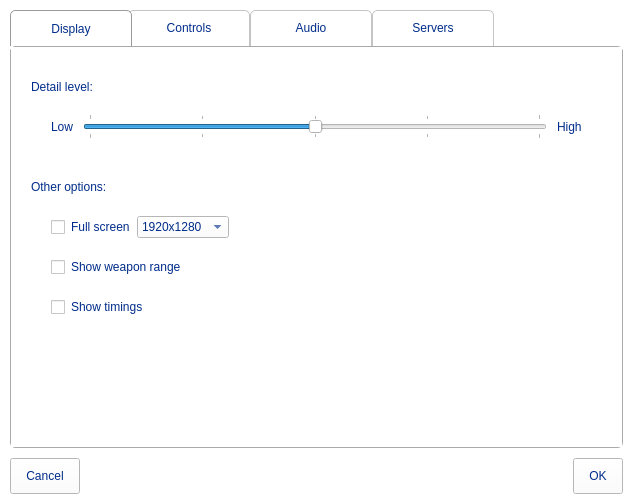
<?xml version="1.0" encoding="UTF-8"?>
<ui version="4.0">
 <class>settings_form</class>
 <widget class="QWidget" name="settings_form">
  <property name="geometry">
   <rect>
    <x>0</x>
    <y>0</y>
    <width>633</width>
    <height>504</height>
   </rect>
  </property>
  <property name="windowTitle">
   <string>Trosnoth :: Settings</string>
  </property>
  <property name="styleSheet">
   <string notr="true">* {
    background-color: white;
    color: #002c8a;
    font: 16pt &quot;Junction&quot;;
}

QPushButton {
    padding: 10px 15px;
	color: #002c8a;
	font: 18pt &quot;Junction&quot;;
}

QTabWidget QPushButton {
    font-size: 16pt;
}

QCheckBox {
    margin-left: 20px;
    min-height: 40px;
}

QLabel {
    padding: 0;
    min-height: 40px;
}

 QTabWidget::pane {
    border: 1px solid #aaa;
    border-radius: 5px;
  }

QTabBar::tab {
    color: #002c8a;
	 font: 18pt &quot;Junction&quot;;
      border: 1px solid #C4C4C3;
      border-bottom-color: white;
      border-top-left-radius: 5px;
      border-top-right-radius: 5px;
      min-width: 100px;
      min-height: 2ex;
      padding: 10px;
      background: qlineargradient(x1: 0, y1: 0, x2: 0, y2: 1,
                                  stop: 0 #fafafa, stop: 0.4 #f4f4f4,
                                  stop: 0.5 #e7e7e7, stop: 1.0 #fafafa);

  }

  QTabBar::tab:selected, QTabBar::tab:hover {
    background: solid white;
  }

  QTabBar::tab:selected {
      border-color: #9B9B9B;
      border-bottom-color: white;
      border-bottom-width: 0px;
  }

  QTabBar::tab:selected {
      margin-left: -4px;
      margin-right: -4px;
  }

  QTabBar::tab:first:selected {
      margin-left: 0;
  }

  QTabBar::tab:last:selected {
      margin-right: 0;
  }

 QHeaderView::section {
      margin: 10px 15px;
  }

#controls_button_frame {
    border-top: 1px solid #eee;
}

QTableWidget::item {
    padding: 2px 15px; 
    border: 0px;
}</string>
  </property>
  <layout class="QVBoxLayout" name="verticalLayout">
   <property name="spacing">
    <number>10</number>
   </property>
   <property name="leftMargin">
    <number>10</number>
   </property>
   <property name="topMargin">
    <number>10</number>
   </property>
   <property name="rightMargin">
    <number>10</number>
   </property>
   <property name="bottomMargin">
    <number>10</number>
   </property>
   <item>
    <widget class="QTabWidget" name="tabWidget">
     <property name="currentIndex">
      <number>0</number>
     </property>
     <property name="usesScrollButtons">
      <bool>true</bool>
     </property>
     <property name="documentMode">
      <bool>false</bool>
     </property>
     <property name="tabsClosable">
      <bool>false</bool>
     </property>
     <widget class="QWidget" name="display_tab">
      <attribute name="title">
       <string>Display</string>
      </attribute>
      <layout class="QVBoxLayout">
       <property name="spacing">
        <number>0</number>
       </property>
       <property name="leftMargin">
        <number>20</number>
       </property>
       <property name="topMargin">
        <number>20</number>
       </property>
       <property name="rightMargin">
        <number>20</number>
       </property>
       <property name="bottomMargin">
        <number>20</number>
       </property>
       <item>
        <widget class="QLabel" name="label">
         <property name="text">
          <string>Detail level:</string>
         </property>
        </widget>
       </item>
       <item>
        <widget class="QWidget" name="widget_2" native="true">
         <layout class="QHBoxLayout" name="horizontalLayout_2">
          <property name="spacing">
           <number>10</number>
          </property>
          <property name="leftMargin">
           <number>20</number>
          </property>
          <property name="topMargin">
           <number>0</number>
          </property>
          <property name="rightMargin">
           <number>20</number>
          </property>
          <property name="bottomMargin">
           <number>0</number>
          </property>
          <item>
           <widget class="QLabel" name="label_2">
            <property name="text">
             <string>Low</string>
            </property>
           </widget>
          </item>
          <item>
           <widget class="QSlider" name="detail_slider">
            <property name="maximum">
             <number>4</number>
            </property>
            <property name="pageStep">
             <number>1</number>
            </property>
            <property name="value">
             <number>2</number>
            </property>
            <property name="orientation">
             <enum>Qt::Horizontal</enum>
            </property>
            <property name="invertedAppearance">
             <bool>false</bool>
            </property>
            <property name="invertedControls">
             <bool>false</bool>
            </property>
            <property name="tickPosition">
             <enum>QSlider::TicksBothSides</enum>
            </property>
           </widget>
          </item>
          <item>
           <widget class="QLabel" name="label_3">
            <property name="text">
             <string>High</string>
            </property>
           </widget>
          </item>
         </layout>
        </widget>
       </item>
       <item>
        <widget class="QWidget" name="widget_4" native="true">
         <property name="minimumSize">
          <size>
           <width>0</width>
           <height>20</height>
          </size>
         </property>
        </widget>
       </item>
       <item>
        <widget class="QLabel" name="label_4">
         <property name="text">
          <string>Other options:</string>
         </property>
        </widget>
       </item>
       <item>
        <widget class="QWidget" name="widget_3" native="true">
         <layout class="QHBoxLayout" name="horizontalLayout_3">
          <property name="sizeConstraint">
           <enum>QLayout::SetDefaultConstraint</enum>
          </property>
          <property name="leftMargin">
           <number>0</number>
          </property>
          <property name="topMargin">
           <number>0</number>
          </property>
          <property name="rightMargin">
           <number>0</number>
          </property>
          <property name="bottomMargin">
           <number>0</number>
          </property>
          <item>
           <widget class="QCheckBox" name="fullscreen_checkbox">
            <property name="text">
             <string>Full screen</string>
            </property>
           </widget>
          </item>
          <item>
           <widget class="QComboBox" name="resolution_combobox">
            <property name="currentIndex">
             <number>2</number>
            </property>
            <property name="sizeAdjustPolicy">
             <enum>QComboBox::AdjustToContents</enum>
            </property>
            <item>
             <property name="text">
              <string>—</string>
             </property>
            </item>
            <item>
             <property name="text">
              <string>1024x768</string>
             </property>
            </item>
            <item>
             <property name="text">
              <string>1920x1280</string>
             </property>
            </item>
           </widget>
          </item>
          <item>
           <spacer name="horizontalSpacer_2">
            <property name="orientation">
             <enum>Qt::Horizontal</enum>
            </property>
            <property name="sizeHint" stdset="0">
             <size>
              <width>40</width>
              <height>20</height>
             </size>
            </property>
           </spacer>
          </item>
         </layout>
        </widget>
       </item>
       <item>
        <widget class="QCheckBox" name="show_range_checkbox">
         <property name="text">
          <string>Show weapon range</string>
         </property>
        </widget>
       </item>
       <item>
        <widget class="QCheckBox" name="show_timings_checkbox">
         <property name="text">
          <string>Show timings</string>
         </property>
        </widget>
       </item>
       <item>
        <spacer name="verticalSpacer">
         <property name="orientation">
          <enum>Qt::Vertical</enum>
         </property>
         <property name="sizeHint" stdset="0">
          <size>
           <width>20</width>
           <height>40</height>
          </size>
         </property>
        </spacer>
       </item>
      </layout>
     </widget>
     <widget class="QWidget" name="controls_tab">
      <attribute name="title">
       <string>Controls</string>
      </attribute>
      <layout class="QVBoxLayout" name="verticalLayout_3">
       <property name="spacing">
        <number>0</number>
       </property>
       <property name="leftMargin">
        <number>0</number>
       </property>
       <property name="topMargin">
        <number>0</number>
       </property>
       <property name="rightMargin">
        <number>0</number>
       </property>
       <property name="bottomMargin">
        <number>0</number>
       </property>
       <item>
        <widget class="QTableWidget" name="controls_table">
         <property name="minimumSize">
          <size>
           <width>520</width>
           <height>0</height>
          </size>
         </property>
         <property name="styleSheet">
          <string notr="true"/>
         </property>
         <property name="frameShape">
          <enum>QFrame::NoFrame</enum>
         </property>
         <property name="editTriggers">
          <set>QAbstractItemView::NoEditTriggers</set>
         </property>
         <property name="alternatingRowColors">
          <bool>true</bool>
         </property>
         <property name="selectionMode">
          <enum>QAbstractItemView::SingleSelection</enum>
         </property>
         <property name="selectionBehavior">
          <enum>QAbstractItemView::SelectRows</enum>
         </property>
         <property name="textElideMode">
          <enum>Qt::ElideMiddle</enum>
         </property>
         <property name="rowCount">
          <number>15</number>
         </property>
         <attribute name="horizontalHeaderDefaultSectionSize">
          <number>250</number>
         </attribute>
         <attribute name="horizontalHeaderStretchLastSection">
          <bool>true</bool>
         </attribute>
         <attribute name="verticalHeaderVisible">
          <bool>false</bool>
         </attribute>
         <attribute name="verticalHeaderDefaultSectionSize">
          <number>44</number>
         </attribute>
         <row>
          <property name="text">
           <string/>
          </property>
         </row>
         <row/>
         <row/>
         <row/>
         <row/>
         <row/>
         <row/>
         <row/>
         <row/>
         <row/>
         <row/>
         <row/>
         <row/>
         <row/>
         <row/>
         <column>
          <property name="text">
           <string>Action</string>
          </property>
         </column>
         <column>
          <property name="text">
           <string>Key</string>
          </property>
         </column>
         <item row="0" column="0">
          <property name="text">
           <string>Shoot</string>
          </property>
         </item>
         <item row="0" column="1">
          <property name="text">
           <string>L.Click</string>
          </property>
         </item>
        </widget>
       </item>
       <item>
        <widget class="QFrame" name="controls_button_frame">
         <property name="frameShape">
          <enum>QFrame::NoFrame</enum>
         </property>
         <layout class="QHBoxLayout" name="horizontalLayout_6">
          <item>
           <widget class="QPushButton" name="restore_defaults_button">
            <property name="text">
             <string>Restore all defaults</string>
            </property>
            <property name="icon">
             <iconset theme="document-revert">
              <normaloff>.</normaloff>.</iconset>
            </property>
           </widget>
          </item>
          <item>
           <spacer name="horizontalSpacer_3">
            <property name="orientation">
             <enum>Qt::Horizontal</enum>
            </property>
            <property name="sizeHint" stdset="0">
             <size>
              <width>40</width>
              <height>20</height>
             </size>
            </property>
           </spacer>
          </item>
          <item>
           <widget class="QPushButton" name="edit_control_button">
            <property name="text">
             <string>Edit</string>
            </property>
            <property name="icon">
             <iconset theme="preferences-desktop-keyboard">
              <normaloff>.</normaloff>.</iconset>
            </property>
           </widget>
          </item>
         </layout>
        </widget>
       </item>
      </layout>
     </widget>
     <widget class="QWidget" name="audio_tab">
      <attribute name="title">
       <string>Audio</string>
      </attribute>
      <layout class="QVBoxLayout" name="verticalLayout_2">
       <property name="spacing">
        <number>0</number>
       </property>
       <property name="leftMargin">
        <number>20</number>
       </property>
       <property name="topMargin">
        <number>20</number>
       </property>
       <property name="rightMargin">
        <number>20</number>
       </property>
       <property name="bottomMargin">
        <number>20</number>
       </property>
       <item>
        <widget class="QLabel" name="label_5">
         <property name="text">
          <string>Music:</string>
         </property>
        </widget>
       </item>
       <item>
        <widget class="QWidget" name="widget_5" native="true">
         <layout class="QHBoxLayout" name="horizontalLayout_4">
          <property name="leftMargin">
           <number>0</number>
          </property>
          <property name="topMargin">
           <number>0</number>
          </property>
          <property name="rightMargin">
           <number>0</number>
          </property>
          <property name="bottomMargin">
           <number>0</number>
          </property>
          <item>
           <widget class="QCheckBox" name="music_checkbox">
            <property name="font">
             <font>
              <family>Junction</family>
              <pointsize>16</pointsize>
              <weight>50</weight>
              <italic>false</italic>
              <bold>false</bold>
             </font>
            </property>
            <property name="text">
             <string/>
            </property>
            <property name="icon">
             <iconset theme="audio-volume-medium">
              <normaloff>.</normaloff>.</iconset>
            </property>
            <property name="iconSize">
             <size>
              <width>24</width>
              <height>24</height>
             </size>
            </property>
           </widget>
          </item>
          <item>
           <widget class="QSlider" name="music_slider">
            <property name="maximum">
             <number>100</number>
            </property>
            <property name="orientation">
             <enum>Qt::Horizontal</enum>
            </property>
           </widget>
          </item>
         </layout>
        </widget>
       </item>
       <item>
        <widget class="QWidget" name="widget_7" native="true">
         <property name="minimumSize">
          <size>
           <width>0</width>
           <height>20</height>
          </size>
         </property>
        </widget>
       </item>
       <item>
        <widget class="QLabel" name="label_6">
         <property name="text">
          <string>Sound effects:</string>
         </property>
        </widget>
       </item>
       <item>
        <widget class="QWidget" name="widget_6" native="true">
         <layout class="QHBoxLayout" name="horizontalLayout_5">
          <property name="leftMargin">
           <number>0</number>
          </property>
          <property name="topMargin">
           <number>0</number>
          </property>
          <property name="rightMargin">
           <number>0</number>
          </property>
          <property name="bottomMargin">
           <number>0</number>
          </property>
          <item>
           <widget class="QCheckBox" name="sfx_checkbox">
            <property name="text">
             <string/>
            </property>
            <property name="icon">
             <iconset theme="audio-volume-medium">
              <normaloff>.</normaloff>.</iconset>
            </property>
            <property name="iconSize">
             <size>
              <width>24</width>
              <height>24</height>
             </size>
            </property>
           </widget>
          </item>
          <item>
           <widget class="QSlider" name="sfx_slider">
            <property name="maximum">
             <number>100</number>
            </property>
            <property name="orientation">
             <enum>Qt::Horizontal</enum>
            </property>
           </widget>
          </item>
         </layout>
        </widget>
       </item>
       <item>
        <spacer name="verticalSpacer_2">
         <property name="orientation">
          <enum>Qt::Vertical</enum>
         </property>
         <property name="sizeHint" stdset="0">
          <size>
           <width>20</width>
           <height>40</height>
          </size>
         </property>
        </spacer>
       </item>
      </layout>
     </widget>
     <widget class="QWidget" name="servers_tab">
      <attribute name="title">
       <string>Servers</string>
      </attribute>
      <layout class="QVBoxLayout" name="verticalLayout_4">
       <property name="spacing">
        <number>0</number>
       </property>
       <property name="leftMargin">
        <number>0</number>
       </property>
       <property name="topMargin">
        <number>0</number>
       </property>
       <property name="rightMargin">
        <number>0</number>
       </property>
       <property name="bottomMargin">
        <number>0</number>
       </property>
       <item>
        <widget class="QTableWidget" name="servers_table">
         <property name="minimumSize">
          <size>
           <width>520</width>
           <height>0</height>
          </size>
         </property>
         <property name="frameShape">
          <enum>QFrame::NoFrame</enum>
         </property>
         <property name="alternatingRowColors">
          <bool>true</bool>
         </property>
         <property name="selectionMode">
          <enum>QAbstractItemView::SingleSelection</enum>
         </property>
         <property name="selectionBehavior">
          <enum>QAbstractItemView::SelectRows</enum>
         </property>
         <property name="textElideMode">
          <enum>Qt::ElideMiddle</enum>
         </property>
         <property name="rowCount">
          <number>2</number>
         </property>
         <attribute name="horizontalHeaderDefaultSectionSize">
          <number>250</number>
         </attribute>
         <attribute name="horizontalHeaderStretchLastSection">
          <bool>true</bool>
         </attribute>
         <attribute name="verticalHeaderVisible">
          <bool>false</bool>
         </attribute>
         <attribute name="verticalHeaderDefaultSectionSize">
          <number>44</number>
         </attribute>
         <row>
          <property name="text">
           <string/>
          </property>
         </row>
         <row/>
         <column>
          <property name="text">
           <string>Server</string>
          </property>
         </column>
         <column>
          <property name="text">
           <string>Username</string>
          </property>
          <property name="textAlignment">
           <set>AlignCenter</set>
          </property>
         </column>
         <item row="0" column="0">
          <property name="text">
           <string/>
          </property>
         </item>
        </widget>
       </item>
       <item>
        <widget class="QFrame" name="controls_button_frame_2">
         <property name="frameShape">
          <enum>QFrame::NoFrame</enum>
         </property>
         <layout class="QHBoxLayout" name="horizontalLayout_7">
          <item>
           <widget class="QPushButton" name="delete_server_button">
            <property name="text">
             <string>Delete</string>
            </property>
            <property name="icon">
             <iconset theme="list-remove">
              <normaloff>.</normaloff>.</iconset>
            </property>
           </widget>
          </item>
          <item>
           <widget class="QPushButton" name="log_out_server_button">
            <property name="text">
             <string>Log out</string>
            </property>
            <property name="icon">
             <iconset theme="system-log-out">
              <normaloff>.</normaloff>.</iconset>
            </property>
           </widget>
          </item>
          <item>
           <spacer name="horizontalSpacer_4">
            <property name="orientation">
             <enum>Qt::Horizontal</enum>
            </property>
            <property name="sizeHint" stdset="0">
             <size>
              <width>40</width>
              <height>20</height>
             </size>
            </property>
           </spacer>
          </item>
          <item>
           <widget class="QPushButton" name="add_server_button">
            <property name="text">
             <string>Add</string>
            </property>
            <property name="icon">
             <iconset theme="list-add">
              <normaloff>.</normaloff>.</iconset>
            </property>
           </widget>
          </item>
         </layout>
        </widget>
       </item>
      </layout>
     </widget>
    </widget>
   </item>
   <item>
    <widget class="QWidget" name="widget" native="true">
     <layout class="QHBoxLayout" name="horizontalLayout">
      <property name="leftMargin">
       <number>0</number>
      </property>
      <property name="topMargin">
       <number>0</number>
      </property>
      <property name="rightMargin">
       <number>0</number>
      </property>
      <property name="bottomMargin">
       <number>0</number>
      </property>
      <item>
       <widget class="QPushButton" name="cancel_button">
        <property name="text">
         <string>Cancel</string>
        </property>
        <property name="shortcut">
         <string>Esc</string>
        </property>
       </widget>
      </item>
      <item>
       <spacer name="horizontalSpacer">
        <property name="orientation">
         <enum>Qt::Horizontal</enum>
        </property>
        <property name="sizeHint" stdset="0">
         <size>
          <width>40</width>
          <height>20</height>
         </size>
        </property>
       </spacer>
      </item>
      <item>
       <widget class="QPushButton" name="ok_button">
        <property name="text">
         <string>OK</string>
        </property>
       </widget>
      </item>
     </layout>
    </widget>
   </item>
  </layout>
 </widget>
 <resources/>
 <connections/>
</ui>
